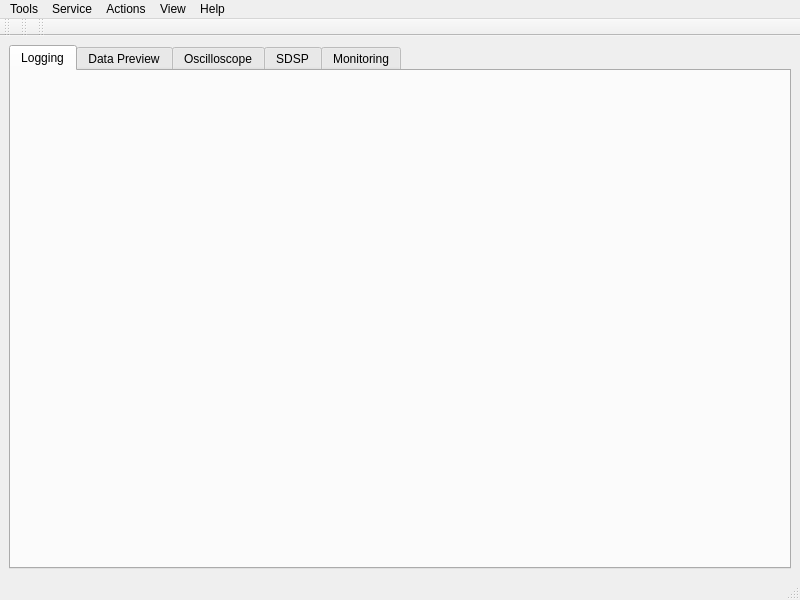
<?xml version="1.0" encoding="UTF-8"?>
<ui version="4.0">
 <class>MainWindow</class>
 <widget class="QMainWindow" name="MainWindow">
  <property name="windowModality">
   <enum>Qt::WindowModal</enum>
  </property>
  <property name="geometry">
   <rect>
    <x>0</x>
    <y>0</y>
    <width>800</width>
    <height>600</height>
   </rect>
  </property>
  <property name="windowTitle">
   <string>MainWindow</string>
  </property>
  <property name="windowIcon">
   <iconset resource="icons.qrc">
    <normaloff>:/icons/images/icon_32_ТМ.png</normaloff>:/icons/images/icon_32_ТМ.png</iconset>
  </property>
  <property name="styleSheet">
   <string notr="true"/>
  </property>
  <widget class="QWidget" name="centralwidget">
   <layout class="QGridLayout" name="gridLayout_2">
    <item row="0" column="0">
     <widget class="QTabWidget" name="tabWidget">
      <property name="font">
       <font>
        <family>Arial</family>
        <pointsize>9</pointsize>
       </font>
      </property>
      <property name="tabShape">
       <enum>QTabWidget::Rounded</enum>
      </property>
      <property name="currentIndex">
       <number>0</number>
      </property>
      <widget class="QWidget" name="tabLogging">
       <attribute name="title">
        <string>Logging</string>
       </attribute>
      </widget>
      <widget class="QWidget" name="tabDataViewer">
       <attribute name="title">
        <string>Data Preview</string>
       </attribute>
      </widget>
      <widget class="QWidget" name="tabOscilloscope">
       <attribute name="title">
        <string>Oscilloscope</string>
       </attribute>
      </widget>
      <widget class="QWidget" name="tabSDSP">
       <attribute name="title">
        <string>SDSP</string>
       </attribute>
      </widget>
      <widget class="QWidget" name="tabMonitoring">
       <attribute name="title">
        <string>Monitoring</string>
       </attribute>
      </widget>
     </widget>
    </item>
   </layout>
  </widget>
  <widget class="QMenuBar" name="menubar">
   <property name="geometry">
    <rect>
     <x>0</x>
     <y>0</y>
     <width>800</width>
     <height>21</height>
    </rect>
   </property>
   <widget class="QMenu" name="menuFile">
    <property name="title">
     <string>Tools</string>
    </property>
    <addaction name="a_Change_Tool"/>
    <addaction name="separator"/>
    <addaction name="a_COMPort"/>
    <addaction name="a_Depthmeter_Connection"/>
    <addaction name="a_StepMotor"/>
    <addaction name="separator"/>
    <addaction name="a_Communication"/>
    <addaction name="a_TCP_Connection"/>
   </widget>
   <widget class="QMenu" name="menuView">
    <property name="title">
     <string>View</string>
    </property>
    <addaction name="a_LoggingToolConsole"/>
    <addaction name="a_CommunicationLogMonitor"/>
    <addaction name="a_SequenceWizard"/>
    <addaction name="separator"/>
    <addaction name="a_DepthMonitor"/>
    <addaction name="a_RxTxControl"/>
    <addaction name="a_LoggingToolStatus"/>
    <addaction name="separator"/>
    <addaction name="a_MainToolBar"/>
   </widget>
   <widget class="QMenu" name="menuService">
    <property name="title">
     <string>Service</string>
    </property>
    <addaction name="a_Processing"/>
    <addaction name="a_toOil"/>
    <addaction name="a_toFile"/>
    <addaction name="a_DataFile_Settings"/>
    <addaction name="a_Experiment_Settings"/>
    <addaction name="separator"/>
    <addaction name="a_SaveAllSettings"/>
   </widget>
   <widget class="QMenu" name="menuHelp">
    <property name="title">
     <string>Help</string>
    </property>
    <addaction name="a_About"/>
   </widget>
   <widget class="QMenu" name="menuActions">
    <property name="title">
     <string>Actions</string>
    </property>
    <addaction name="a_connect"/>
    <addaction name="a_disconnect"/>
    <addaction name="separator"/>
    <addaction name="a_start"/>
    <addaction name="a_stop"/>
    <addaction name="a_start_sdsp"/>
    <addaction name="a_stop_sdsp"/>
    <addaction name="separator"/>
    <addaction name="a_break"/>
    <addaction name="separator"/>
    <addaction name="a_reset_comm_settings"/>
   </widget>
   <addaction name="menuFile"/>
   <addaction name="menuService"/>
   <addaction name="menuActions"/>
   <addaction name="menuView"/>
   <addaction name="menuHelp"/>
  </widget>
  <widget class="QStatusBar" name="statusbar"/>
  <widget class="QToolBar" name="toolBarMain">
   <property name="windowTitle">
    <string>Main Toolbar</string>
   </property>
   <attribute name="toolBarArea">
    <enum>TopToolBarArea</enum>
   </attribute>
   <attribute name="toolBarBreak">
    <bool>false</bool>
   </attribute>
  </widget>
  <widget class="QToolBar" name="toolBarSettings">
   <property name="windowTitle">
    <string>Info Toolbar</string>
   </property>
   <attribute name="toolBarArea">
    <enum>TopToolBarArea</enum>
   </attribute>
   <attribute name="toolBarBreak">
    <bool>false</bool>
   </attribute>
  </widget>
  <widget class="QToolBar" name="toolBarExperiment">
   <property name="windowTitle">
    <string>toolBar</string>
   </property>
   <attribute name="toolBarArea">
    <enum>TopToolBarArea</enum>
   </attribute>
   <attribute name="toolBarBreak">
    <bool>false</bool>
   </attribute>
  </widget>
  <action name="a_COMPort">
   <property name="text">
    <string>Logging Tool COM-Port Settings...</string>
   </property>
  </action>
  <action name="a_SignalProc">
   <property name="text">
    <string>Signal Processing Wizard...</string>
   </property>
  </action>
  <action name="a_Communication">
   <property name="text">
    <string>Logging Tool Communication...</string>
   </property>
  </action>
  <action name="a_LoggingToolConsole">
   <property name="text">
    <string>Logging Tool Console</string>
   </property>
  </action>
  <action name="a_CommunicationLogMonitor">
   <property name="text">
    <string>Communication Log Monitor</string>
   </property>
  </action>
  <action name="a_SequenceWizard">
   <property name="text">
    <string>Sequence Wizard</string>
   </property>
  </action>
  <action name="a_MainToolBar">
   <property name="text">
    <string>Main Tool Bar</string>
   </property>
  </action>
  <action name="a_CPMG_emul1">
   <property name="text">
    <string>CPMG_1 (Spin Echo emulation)</string>
   </property>
  </action>
  <action name="a_SaveAllSettings">
   <property name="text">
    <string>Save All Settings</string>
   </property>
  </action>
  <action name="a_TCP_Connection">
   <property name="text">
    <string>TCP Server Settings...</string>
   </property>
  </action>
  <action name="a_About">
   <property name="text">
    <string>About LoggingTool_Manager...</string>
   </property>
  </action>
  <action name="a_LoggingToolStatus">
   <property name="text">
    <string>Logging Tool Status</string>
   </property>
  </action>
  <action name="a_RxTxControl">
   <property name="text">
    <string>Rx/Tx Control</string>
   </property>
  </action>
  <action name="a_DepthMonitor">
   <property name="text">
    <string>Depth Monitor</string>
   </property>
  </action>
  <action name="a_Processing">
   <property name="text">
    <string>Processing Settings...</string>
   </property>
  </action>
  <action name="a_toOil">
   <property name="text">
    <string>Export to Oil Software...</string>
   </property>
  </action>
  <action name="a_TempMonitor">
   <property name="text">
    <string>Temperature Monitoring...</string>
   </property>
  </action>
  <action name="a_Depthmeter_Connection">
   <property name="text">
    <string>Depth Meter COM-Port Settings... </string>
   </property>
  </action>
  <action name="a_toFile">
   <property name="text">
    <string>Export to File...</string>
   </property>
  </action>
  <action name="a_CDiag_Connection">
   <property name="text">
    <string>CDiag Server Settings...</string>
   </property>
  </action>
  <action name="a_Change_Tool">
   <property name="text">
    <string>Change Logging Tool...</string>
   </property>
  </action>
  <action name="a_StepMotor">
   <property name="text">
    <string>Step Motor COM-Port Settings...</string>
   </property>
  </action>
  <action name="a_DataFile_Settings">
   <property name="text">
    <string>Data File Settings...</string>
   </property>
  </action>
  <action name="a_connect">
   <property name="text">
    <string>Connect</string>
   </property>
  </action>
  <action name="a_disconnect">
   <property name="text">
    <string>Disconnect</string>
   </property>
  </action>
  <action name="a_start">
   <property name="text">
    <string>Start </string>
   </property>
  </action>
  <action name="a_stop">
   <property name="text">
    <string>Stop</string>
   </property>
  </action>
  <action name="a_break">
   <property name="text">
    <string>Break all Actions</string>
   </property>
  </action>
  <action name="a_reset_comm_settings">
   <property name="text">
    <string>Reset Communication Settings</string>
   </property>
  </action>
  <action name="a_start_sdsp">
   <property name="text">
    <string>Start SDSP</string>
   </property>
  </action>
  <action name="a_stop_sdsp">
   <property name="text">
    <string>Stop SDSP</string>
   </property>
  </action>
  <action name="a_Experiment_Settings">
   <property name="text">
    <string>Experiment Settings...</string>
   </property>
  </action>
 </widget>
 <resources>
  <include location="icons.qrc"/>
 </resources>
 <connections/>
</ui>
